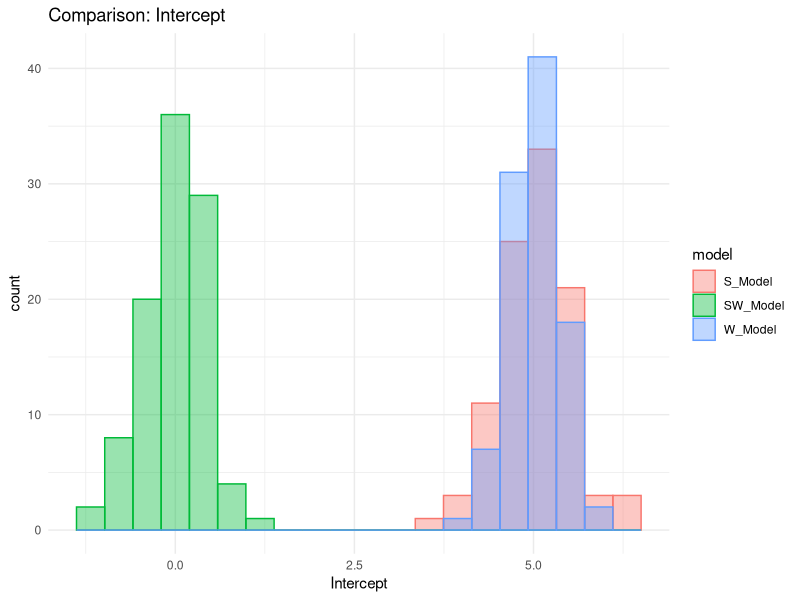
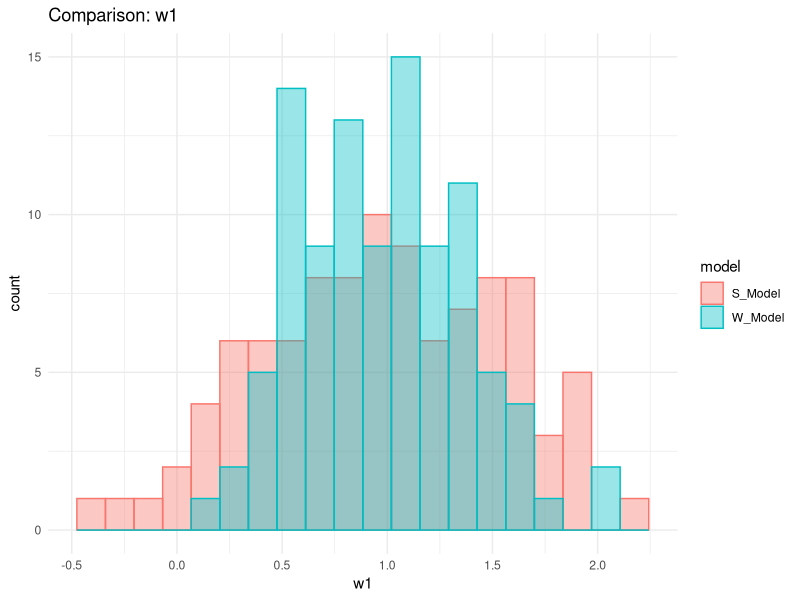
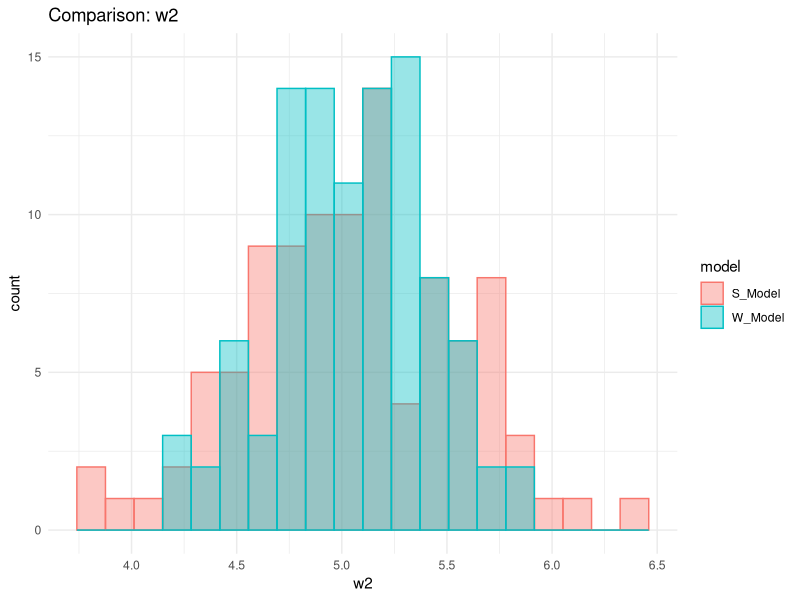
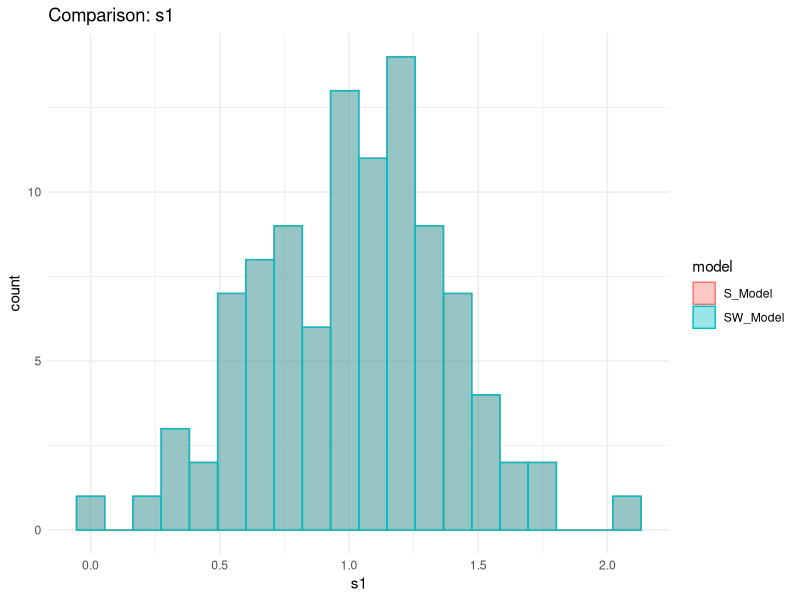
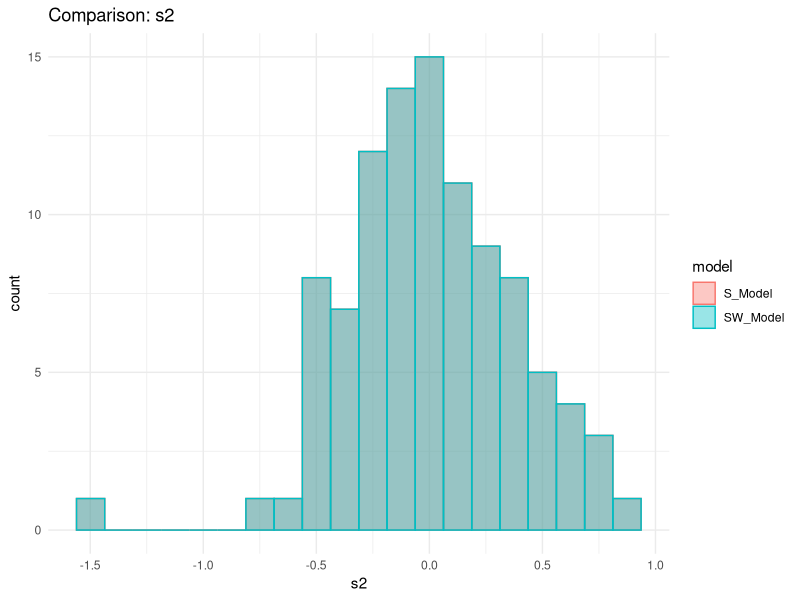
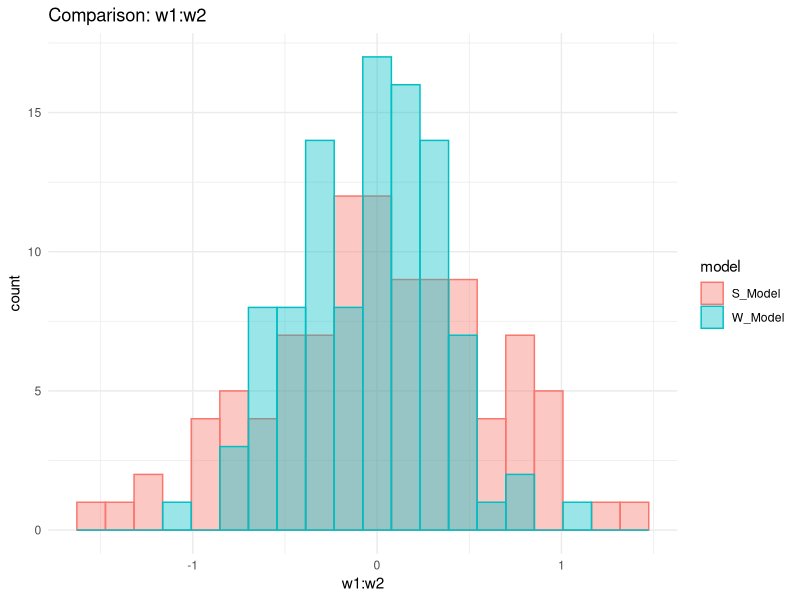
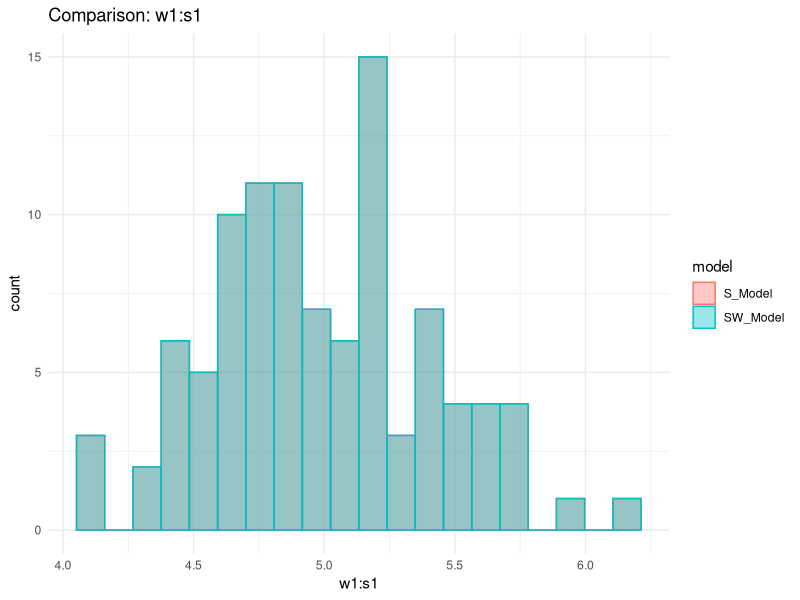
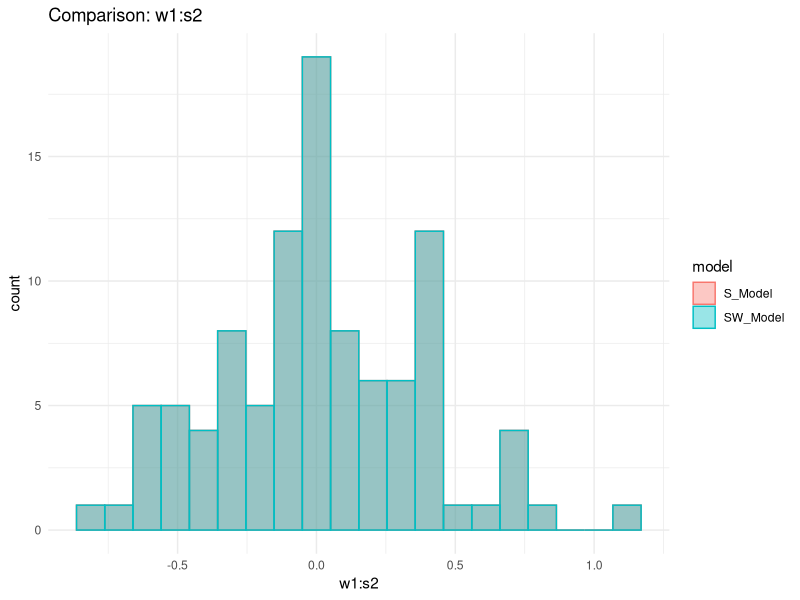

These figures' R source, in order:
## ---- chunk 1
knitr::opts_chunk$set(echo = TRUE)
## ---- chunk 2

################################################################################
#Create the model matrix for X_S (Whole Plot and Split Plot Factors) 
################################################################################

HTC <- 2
ETC <- 2
r <- 2
nsim <- 100

# Create the factors for the Design Matrix
w_names <- paste0("w", 1:HTC)
s_names <- paste0("s", 1:ETC)

# Create list of w and s variables
combined_list <- c(
  setNames(replicate(ETC, c(-1, 1), simplify = FALSE), s_names),
  setNames(replicate(HTC, c(-1, 1), simplify = FALSE), w_names)
)

# Create data frame of all combinations of w and s
df_S <- expand.grid(combined_list) #base experimental design
df_rep_S <- df_S[rep(seq_len(nrow(df_S)), r), ] #replicated experimental design
row.names(df_rep_S) <- NULL #make the row count sequential

# Build the formula for linear and interaction terms (no quadratic)
linear_terms_ws <- c(w_names, s_names)
formula_S <- as.formula(
  paste("~ (", paste(linear_terms_ws, collapse = " + "), ")^2")
)

# Create the model matrix for X_S (Split and Whole Plot Factors)
X_S <- model.matrix(formula_S, data = df_rep_S)
colnames(X_S)[1] <- '0'

################################################################################
#Create the model matrix for X_W (Whole Plot Factors)
################################################################################

#1. Create list of whole plot variables
wpf_terms <- setNames(replicate(HTC, c(-1,1), simplify = FALSE), w_names)


#2. Create data frame of all combinations of w
df_W <- expand.grid(wpf_terms) #base experimental design
df_rep_W <- df_W[rep(seq_len(nrow(df_W)), r), ] #replicated experimental design
row.names(df_rep_W) <- NULL #make the row count sequential

#3. Build the formula for linear and interaction terms (no quadratic)
linear_terms_w <- w_names

formula_W <- as.formula(
  paste("~ (", paste(w_names, collapse = " + "), ")^2")
)

# Create the model matrix
X_W <- X_S[, !grepl("s", colnames(X_S), ignore.case = TRUE)]

################################################################################
#Create the model matrix for X_SW (Y_S - Y_W Model)
################################################################################

#Remove columns with Whole Plot Terms only (Main Effects and Interaction of WPF)
X_SW <- X_S[, grep('s|0', colnames(X_S), value = TRUE)] 
colnames(X_SW) <- gsub(":", "_", colnames(X_SW)) #replace colons with underscores so lm can analyze the function.

## ---- chunk 3

library(lmerTest)
library(ggplot2)
library(dplyr)

Sigma2_W <- 1
Sigma2_S <- 5

set.seed(1)
  WP <- as.factor(rep(seq(1, r*2^HTC), each = 2^ETC))  #delta as a factor
    
  fixed_effect_names_S <- paste0("beta", colnames(X_S))
  fixed_effect_names_W <- paste0("beta", colnames(X_W))
  
  #beta <- setNames(rnorm(length(fixed_effect_names))
  # fixed_effect_names)  #assign values to fixed effect names
  effects <- c(5,1,5,1,0,0,5,0,1,0,0)
  
  #assign values to fixed effect names
  beta_S <- setNames(effects, fixed_effect_names_S)  
  names(beta_S)[1] <- "beta*0"
  beta_W <- beta_S[!grepl("s", colnames(X_S), ignore.case = TRUE)]
 
  
  #Compute the means of S and W model
  mu_S <- X_S %*% beta_S
  mu_W <- X_W %*% beta_W

#Simulation Function for S Model
sim_model_S <- function(X_S, mu_S, mu_W, Sigma2_S, Sigma2_W, WP) {
  
  n_groups <- length(unique(WP))
  
  epsilon_W <- rnorm(n_groups, mean = 0, sd = sqrt(Sigma2_W))
  epsilon_W <- rep(epsilon_W, times = table(WP))
  
  epsilon_S <- rnorm(nrow(X_S), mean = 0, sd = sqrt(Sigma2_S))
  
  Y_S <- mu_S + epsilon_W + epsilon_S
  Y_W <- mu_W + epsilon_W

  df_S <- data.frame(epsilon_W, df_rep_S, Y_S)
  
  formula_S <- as.formula(
  paste("Y_S ~ (", paste(linear_terms_ws, collapse = " + "), ")^2 + (1|WP)"))
  
  rmodel_S <- summary(lmer(formula_S, data = df_S))
  rownames(rmodel_S$coefficients) <- sub("\\(Intercept\\)", "Intercept", rownames(rmodel_S$coefficients))

  # Extract fixed effects estimates

  fixed_effects_S <- rmodel_S$coefficients[, "Estimate"]
  pvalues_S <- rmodel_S$coefficients[, "Pr(>|t|)"]
  
   
  # Extract and compute variance of random effects
  
  Sigma2_W <- (as.numeric(rmodel_S$varcor$WP))
  Sigma2_S <- (rmodel_S$sigma)^2
    
  
 
   # Generate data frame of fixed and variable effects
  dffe_S <- as.data.frame(t(fixed_effects_S))
  colnames(dffe_S) <- paste0("Fixed_Eff_Model_S (", names(fixed_effects_S), ")")
  dffp_S <- as.data.frame(t(pvalues_S))
  colnames(dffp_S) <- paste0("pvalue_Model_S (", names(pvalues_S), ")")
  df_out_S <- cbind(dffe_S, dffp_S)
  df_out_S$Sigma2_W <- if(length(Sigma2_W) == 0) NA else Sigma2_W
  df_out_S$Sigma2_S <- if(length(Sigma2_S) == 0) NA else Sigma2_S
  colnames(df_out_S)[colnames(df_out_S) == "Sigma2_W"] <- "Sigma2_W (Model S)"
  colnames(df_out_S)[colnames(df_out_S) == "Sigma2_S"] <- "Sigma2_S (Model S)"
  
  return(list(df_out_S = df_out_S, Y_W = Y_W, Y_S = Y_S))
  
}

#Simulation Function for W Model
sim_model_W <- function(Y_W) {
  
  Y_W_unique <- unique(Y_W)  
  df_W <- data.frame(df_rep_W, Y_W = Y_W_unique)

  # Build the formula for linear and interaction terms (no quadratic)
  linear_terms <- w_names

  formula_W <- as.formula(
  paste("Y_W ~ (", paste(w_names, collapse = " + "), ")^2"))
  
  rmodel_W <- summary(lm(formula_W, data = df_W))
  rownames(rmodel_W$coefficients) <- sub("\\(Intercept\\)", "Intercept", rownames(rmodel_W$coefficients))

  # Extract fixed effects estimates
  fixed_effects_W <- rmodel_W$coefficients[, "Estimate"]
  pvalues_W <- rmodel_W$coefficients[, "Pr(>|t|)"]

  # Extract and compute variance of random effects
   Sigma2_W <- (rmodel_W$sigma)^2
  
  
  # Combine into a data frame 
  dffe_W <- as.data.frame(t(fixed_effects_W))
  colnames(dffe_W) <- paste0("Fixed_Eff_Model_W (", names(fixed_effects_W),")")
  dffp_W <- as.data.frame(t(pvalues_W))
  colnames(dffp_W) <- paste0("pvalue_Model_W (", names(pvalues_W), ")")
  df_out_W <- cbind(dffe_W, dffp_W)
  df_out_W$Sigma2_W <- Sigma2_W
  colnames(df_out_W)[colnames(df_out_W) == "Sigma2_W"] <- "Sigma2_W (Model W)"
  return(df_out_W)
  
}

#Simulation Function for SW Model
sim_model_SW <- function(X_SW, Y_S, Y_W) {

    X_SW <- X_SW[,-1]
    df_SW <- data.frame(Y_SW = Y_S - Y_W, X_SW)

# Build the formula for linear and interaction terms (no quadratic)

 formula_SW <- as.formula(
  paste("Y_SW ~", paste(colnames(X_SW), collapse = " + "))
)

  rmodel_SW <- summary(lm(formula_SW, data = df_SW))
  rownames(rmodel_SW$coefficients) <- sub("\\(Intercept\\)", "Intercept", rownames(rmodel_SW$coefficients))

  # Extract fixed effects estimates

  fixed_effects_SW <- rmodel_SW$coefficients[, "Estimate"]
  pvalues_SW <- rmodel_SW$coefficients[, "Pr(>|t|)"]

  # Extract and compute variance of random effects
   Sigma2_S <- (rmodel_SW$sigma)^2

   # Combine into a data frame
  dffe_SW <- as.data.frame(t(fixed_effects_SW))
  colnames(dffe_SW) <- paste0("Fixed_Eff_Model_SW (", names(fixed_effects_SW),")")
  dffp_SW <- as.data.frame(t(pvalues_SW))
  colnames(dffp_SW) <- paste0("pvalue_Model_SW (", names(pvalues_SW), ")")
  df_out_SW <- cbind(dffe_SW, dffp_SW)
  df_out_SW$Sigma2_S <- Sigma2_S
  colnames(df_out_SW)[colnames(df_out_SW) == "Sigma2_S"] <- "Sigma2_S (Model SW)"
  return(df_out_SW)

}

#Generate S, W and SW Models

model_gen <- function(sim_df_S, sim_df_W, sim_df_SW) {
  
S_Model <- sim_df_S[, !grepl("pvalue", colnames(sim_df_S), ignore.case = TRUE)]
W_Model <- sim_df_W[, !grepl("pvalue", colnames(sim_df_W), ignore.case = TRUE)]
SW_Model <- sim_df_SW[, !grepl("pvalue", colnames(sim_df_SW), ignore.case = TRUE)] 


colnames(S_Model) <- c(colnames(X_S), rep(NA, ncol(S_Model) - length(colnames(X_S))))
colnames(S_Model)[1] <- "Intercept"
colnames(S_Model)[(ncol(S_Model)-1):ncol(S_Model)] <- c("Sigma2_W", "Sigma2_S")

colnames(W_Model) <- c(colnames(X_W), rep(NA, ncol(W_Model) - length(colnames(X_W))))
colnames(W_Model)[1] <- "Intercept"
colnames(W_Model)[ncol(W_Model)] <- "Sigma2_W"

colnames(X_SW) <- gsub("_", ":", colnames(X_SW)) #restore colons for interaction terms.  
colnames(SW_Model) <- c(colnames(X_SW), rep(NA, ncol(SW_Model) - length(colnames(X_SW))))
colnames(SW_Model)[1] <- "Intercept"
colnames(SW_Model)[ncol(SW_Model)] <- "Sigma2_S"

return(list(S_Model = S_Model, W_Model = W_Model, SW_Model = SW_Model))
}



# Plot Histograms
plot_overlaid_histograms <- function(S_Model, W_Model, SW_Model, bins = 20) {
  for (col in colnames(S_Model)) {
    # Combine data into long format
    df_long <- bind_rows(
      data.frame(value = S_Model[[col]], model = "S_Model"),
      if (col %in% colnames(W_Model)) data.frame(value = W_Model[[col]], model = "W_Model"),
      if (col %in% colnames(SW_Model)) data.frame(value = SW_Model[[col]], model = "SW_Model")
    )
    
   # Plot
    p <- ggplot(df_long, aes(x = value, fill = model, color = model)) +
      geom_histogram(position = "identity", alpha = 0.4, bins = bins) +
      labs(title = paste("Comparison:", col), x = col) +
      theme_minimal()
    print(p)
  }
}

# Summary Table
summary_table <- function(S_Model, W_Model, SW_Model) {
  all_stats <- list()
  for (col in colnames(S_Model)) {
    stats_list <- list()
    # S_Model stats
    stats_list[["S_Model"]] <- summary(S_Model[[col]])
    # W_Model stats if available
    if (col %in% colnames(W_Model)) {
      stats_list[["W_Model"]] <- summary(W_Model[[col]])
    }
    # SW_Model stats if available
    if (col %in% colnames(SW_Model)) {
      stats_list[["SW_Model"]] <- summary(SW_Model[[col]])
    }
    # Combine into a data frame if possible
    stats_df <- tryCatch({
      as.data.frame(stats_list)
    }, error = function(e) {
      stats_list
    })
    cat("\nSummary statistics for:", col, "\n")
    print(stats_df)
    all_stats[[col]] <- stats_df
  }
  return(all_stats)
}

# Set up empty data frames for simulation results

sim_df_S <- data.frame()
sim_df_W <- data.frame()
sim_df_SW <- data.frame()
  
#Run Simulation
for(i in 1:nsim){
 
  sim_model_S_out <- sim_model_S(X_S, mu_S, mu_W, Sigma2_S = Sigma2_S, Sigma2_W = Sigma2_W, WP)
  Y_W <- sim_model_S_out$Y_W
  Y_S <- sim_model_S_out$Y_S
  
  rmodel_S <- as.data.frame(sim_model_S_out$df_out_S)
  sim_df_S <- rbind(sim_df_S, rmodel_S)
  
  rmodel_W <- as.data.frame(sim_model_W(Y_W))
  sim_df_W <- rbind(sim_df_W, rmodel_W)
  
  rmodel_SW <- as.data.frame(sim_model_SW(X_SW, Y_S, Y_W))
  sim_df_SW <- rbind(sim_df_SW, rmodel_SW)
 
}

models <- model_gen(sim_df_S, sim_df_W, sim_df_SW)


S_Model <- models$S_Model
W_Model <- models$W_Model
SW_Model <-models$SW_Model



histogram <- plot_overlaid_histograms (S_Model, W_Model, SW_Model, bins = 20)
summary_stats <- summary_table(S_Model, W_Model, SW_Model)
